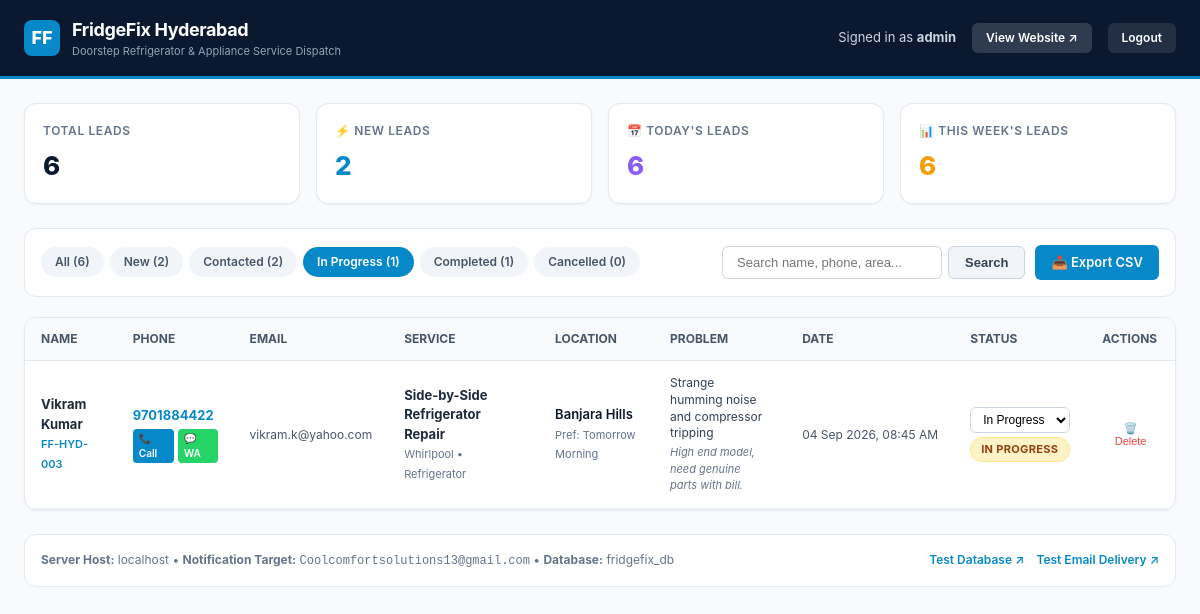
The app's page /admin/index.php?status=In Progress (signed in) with its own data.
### tables this page shows
CREATE TABLE IF NOT EXISTS `leads` (
  `id` varchar(64) NOT NULL,
  `name` varchar(150) NOT NULL,
  `phone` varchar(30) NOT NULL,
  `email` varchar(150) DEFAULT NULL,
  `service` varchar(150) NOT NULL,
  `appliance` varchar(100) DEFAULT 'Refrigerator',
  `brand` varchar(100) DEFAULT NULL,
  `problem` text DEFAULT NULL,
  `location` varchar(150) NOT NULL,
  `preferred_date` varchar(100) DEFAULT NULL,
  `message` text DEFAULT NULL,
  `source_page` varchar(255) DEFAULT '/',
  `ip_address` varchar(64) DEFAULT NULL,
  `user_agent` text DEFAULT NULL,
  `status` enum('New','Contacted','In Progress','Completed','Cancelled') NOT NULL DEFAULT 'New',
  `notes` text DEFAULT NULL,
  `created_at` datetime NOT NULL DEFAULT CURRENT_TIMESTAMP,
  `updated_at` datetime NOT NULL DEFAULT CURRENT_TIMESTAMP ON UPDATE CURRENT_TIMESTAMP,
  PRIMARY KEY (`id`),
  KEY `idx_leads_status` (`status`),
  KEY `idx_leads_created_at` (`created_at`),
  KEY `idx_leads_phone` (`phone`),
  KEY `idx_leads_location` (`location`)
);

### admin/index.php (the view, shortened to what this page needs)
<?php
$pdo = null;
try {
    $pdo = get_db_connection();
} catch (Exception $e) {
    $error = 'Database Connection Error. Please verify api/config.php credentials or run database diagnostic.';
}
$statusFilter = trim($_GET['status'] ?? 'All');
$searchQuery = trim($_GET['search'] ?? '');
$stats = [
    'total'       => 0,
    'new'         => 0,
    'today'       => 0,
    'this_week'   => 0,
    'contacted'   => 0,
    'in_progress' => 0,
    'completed'   => 0,
    'cancelled'   => 0,
];
$leads = [];
if ($pdo) {
    try {
        $statsStmt = $pdo->query('
            SELECT
                COUNT(*) as total,
                SUM(CASE WHEN status = "New" THEN 1 ELSE 0 END) as count_new,
                SUM(CASE WHEN DATE(created_at) = CURDATE() THEN 1 ELSE 0 END) as count_today,
                SUM(CASE WHEN created_at >= DATE_SUB(NOW(), INTERVAL 7 DAY) THEN 1 ELSE 0 END) as count_this_week,
                SUM(CASE WHEN status = "Contacted" THEN 1 ELSE 0 END) as count_contacted,
                SUM(CASE WHEN status = "In Progress" THEN 1 ELSE 0 END) as count_in_progress,
                SUM(CASE WHEN status = "Completed" THEN 1 ELSE 0 END) as count_completed,
                SUM(CASE WHEN status = "Cancelled" THEN 1 ELSE 0 END) as count_cancelled
            FROM leads
        ');
        $statsRow = $statsStmt->fetch();
        if ($statsRow) {
            $stats['total']       = (int)($statsRow['total'] ?? 0);
            $stats['new']         = (int)($statsRow['count_new'] ?? 0);
            $stats['today']       = (int)($statsRow['count_today'] ?? 0);
            $stats['this_week']   = (int)($statsRow['count_this_week'] ?? 0);
            $stats['contacted']   = (int)($statsRow['count_contacted'] ?? 0);
            $stats['in_progress'] = (int)($statsRow['count_in_progress'] ?? 0);
            $stats['completed']   = (int)($statsRow['count_completed'] ?? 0);
            $stats['cancelled']   = (int)($statsRow['count_cancelled'] ?? 0);
        }
        $sql = 'SELECT * FROM leads WHERE 1=1';
        $params = [];
        if ($statusFilter !== 'All') {
            $sql .= ' AND status = :status';
            $params[':status'] = $statusFilter;
        }
        $sql .= ' ORDER BY created_at DESC LIMIT 200';
        $leadsStmt = $pdo->prepare($sql);
        $leadsStmt->execute($params);
        $leads = $leadsStmt->fetchAll();
    } catch (Exception $ex) {
        $error = 'Query Error. Please check database tables.';
    }
}
?>
<!DOCTYPE html>
<html lang="en">
<head>
    <link rel="stylesheet" href="style.css">
</head>
<body>
    <header class="admin-header">
        <div class="brand">
            <div class="brand-logo">FF</div>
            <div>
                <h1>FridgeFix Hyderabad</h1>
                <p>Doorstep Refrigerator &amp; Appliance Service Dispatch</p>
            </div>
        </div>
        <div class="header-actions">
            <span class="user-badge">Signed in as <strong><?= htmlspecialchars($_SESSION['admin_username']) ?></strong></span>
            <a href="/" target="_blank" class="btn-logout" style="background: rgba(255,255,255,0.15);" title="Open Live Website">View Website ↗</a>
            <a href="logout.php" class="btn-logout">Logout</a>
        </div>
    </header>
    <div class="admin-container">
        <div class="stats-grid">
            <div class="stat-card">
                <div class="stat-title">Total Leads</div>
                <div class="stat-value"><?= $stats['total'] ?></div>
            </div>
            <div class="stat-card new">
                <div class="stat-title">⚡ New Leads</div>
                <div class="stat-value"><?= $stats['new'] ?></div>
            </div>
            <div class="stat-card contacted">
                <div class="stat-title">📅 Today's Leads</div>
                <div class="stat-value"><?= $stats['today'] ?></div>
            </div>
            <div class="stat-card in-progress">
                <div class="stat-title">📊 This Week's Leads</div>
                <div class="stat-value"><?= $stats['this_week'] ?></div>
            </div>
        </div>
        <div class="controls-bar">
            <div class="filter-tabs">
                <a href="index.php?status=All<?= !empty($searchQuery) ? '&search=' . urlencode($searchQuery) : '' ?>"
                   class="filter-tab <?= $statusFilter === 'All' ? 'active' : '' ?>">
                   All (<?= $stats['total'] ?>)
                </a>
                <a href="index.php?status=New<?= !empty($searchQuery) ? '&search=' . urlencode($searchQuery) : '' ?>"
                   class="filter-tab <?= $statusFilter === 'New' ? 'active' : '' ?>">
                   New (<?= $stats['new'] ?>)
                </a>
                <a href="index.php?status=Contacted<?= !empty($searchQuery) ? '&search=' . urlencode($searchQuery) : '' ?>"
                   class="filter-tab <?= $statusFilter === 'Contacted' ? 'active' : '' ?>">
                   Contacted (<?= $stats['contacted'] ?>)
                </a>
                <a href="index.php?status=In Progress<?= !empty($searchQuery) ? '&search=' . urlencode($searchQuery) : '' ?>"
                   class="filter-tab <?= $statusFilter === 'In Progress' ? 'active' : '' ?>">
                   In Progress (<?= $stats['in_progress'] ?>)
                </a>
                <a href="index.php?status=Completed<?= !empty($searchQuery) ? '&search=' . urlencode($searchQuery) : '' ?>"
                   class="filter-tab <?= $statusFilter === 'Completed' ? 'active' : '' ?>">
                   Completed (<?= $stats['completed'] ?>)
                </a>
                <a href="index.php?status=Cancelled<?= !empty($searchQuery) ? '&search=' . urlencode($searchQuery) : '' ?>"
                   class="filter-tab <?= $statusFilter === 'Cancelled' ? 'active' : '' ?>">
                   Cancelled (<?= $stats['cancelled'] ?>)
                </a>
            </div>
            <div class="search-export">
                <form method="GET" action="index.php" style="display:flex; gap:6px;">
                    <input type="text" name="search" class="search-input" placeholder="Search name, phone, area..." value="<?= htmlspecialchars($searchQuery) ?>">
                    <button type="submit" class="btn-action btn-secondary">Search</button>
                </form>
                <a href="export-csv.php?status=<?= urlencode($statusFilter) ?>&search=<?= urlencode($searchQuery) ?>" class="btn-action">
                    📥 Export CSV
                </a>
            </div>
        </div>
        <div class="table-card">
            <?php if (empty($leads)): ?>
                <div class="empty-state">
                    <h3>No customer leads found</h3>
                    <p style="margin-top: 6px;">
                        <?= !empty($searchQuery) ? 'No leads matched your search "' . htmlspecialchars($searchQuery) . '".' : 'No enquiries received for the selected filter.' ?>
                    </p>
                </div>
            <?php else: ?>
                <div class="table-responsive">
                    <table class="leads-table">
                        <thead>
                            <tr>
                                <th>Name</th>
                                <th>Phone</th>
                                <th>Email</th>
                                <th>Service</th>
                                <th>Location</th>
                                <th>Problem</th>
                                <th>Date</th>
                                <th>Status</th>
                                <th>Actions</th>
                            </tr>
                        </thead>
                        <tbody>
                            <?php foreach ($leads as $lead): ?>
                                <?php
                                $cleanPhone = preg_replace('/[^0-9]/', '', $lead['phone'] ?? '');
                                $createdTime = !empty($lead['created_at']) ? date('d M Y, h:i A', strtotime($lead['created_at'])) : 'N/A';
                                $badgeClass = 'badge-' . str_replace(' ', '', $lead['status'] ?? 'New');
                                ?>
                                <tr>
                                    <td>
                                        <strong><?= htmlspecialchars($lead['name']) ?></strong><br>
                                        <span style="color:#0788C9; font-size:11px; font-weight:600;"><?= htmlspecialchars($lead['id']) ?></span>
                                    </td>
                                    <td>
                                        <a href="tel:<?= $cleanPhone ?>" style="color:#0788C9; font-weight:700; text-decoration:none; font-size:13px;">
                                            <?= htmlspecialchars($lead['phone']) ?>
                                        </a>
                                        <div style="margin-top:4px; display:flex; gap:4px;">
                                            <a href="tel:<?= $cleanPhone ?>" class="btn-call" style="font-size:10px; padding:2px 6px;">📞 Call</a>
                                            <a href="https://wa.me/91<?= $cleanPhone ?>?text=Hello%20<?= urlencode($lead['name']) ?>%2C%20this%20is%20FridgeFix%20Hyderabad%20regarding%20your%20service%20booking%20(<?= urlencode($lead['id']) ?>)." target="_blank" class="btn-wa" style="font-size:10px; padding:2px 6px;">💬 WA</a>
                                        </div>
                                    </td>
                                    <td>
                                        <?php if (!empty($lead['email'])): ?>
                                            <a href="mailto:<?= htmlspecialchars($lead['email']) ?>" style="color:#475569; text-decoration:none; font-size:12px;">
                                                <?= htmlspecialchars($lead['email']) ?>
                                            </a>
                                        <?php else: ?>
                                            <span style="color:#94a3b8; font-size:12px;">—</span>
                                        <?php endif; ?>
                                    </td>
                                    <td>
                                        <strong><?= htmlspecialchars($lead['service']) ?></strong><br>
                                        <span style="font-size:11px; color:#64748b;">
                                            <?= htmlspecialchars($lead['brand'] ?? 'Any Brand') ?> • <?= htmlspecialchars($lead['appliance'] ?? 'Refrigerator') ?>
                                        </span>
                                    </td>
                                    <td>
                                        <span style="color:#0f172a; font-weight:600;"><?= htmlspecialchars($lead['location']) ?></span>
                                        <?php if (!empty($lead['preferred_date'])): ?>
                                            <br><span style="font-size:11px; color:#64748b;">Pref: <?= htmlspecialchars($lead['preferred_date']) ?></span>
                                        <?php endif; ?>
                                    </td>
                                    <td style="max-width:200px;">
                                        <div style="font-size:12px; color:#334155; line-height:1.4;">
                                            <?= htmlspecialchars($lead['problem'] ?? 'Standard Inspection') ?>
                                        </div>
                                        <?php if (!empty($lead['message'])): ?>
                                            <div style="font-size:11px; color:#64748b; margin-top:2px; font-style:italic;">
                                                <?= htmlspecialchars($lead['message']) ?>
                                            </div>
                                        <?php endif; ?>
                                    </td>
                                    <td>
                                        <span style="color:#475569; font-size:12px; white-space:nowrap;"><?= $createdTime ?></span>
                                    </td>
                                    <td>
                                        <form method="POST" action="index.php" style="display:flex; flex-direction:column; gap:4px;">
                                            <select name="status" class="status-select" onchange="this.form.submit()">
                                                <option value="In Progress" <?= $lead['status'] === 'In Progress' ? 'selected' : '' ?>>In Progress</option>
                                            </select>
                                            <span class="badge <?= $badgeClass ?>"><?= htmlspecialchars($lead['status']) ?></span>
                                        </form>
                                    </td>
                                    <td>
                                        <form method="POST" action="index.php" onsubmit="return confirm('Are you sure you want to delete lead <?= htmlspecialchars($lead['id']) ?>?');">
                                            <button type="submit" style="background:none; border:none; color:#ef4444; font-size:11px; cursor:pointer; padding:4px 6px; border-radius:4px;" title="Delete Lead">
                                                🗑️ Delete
                                            </button>
                                        </form>
                                    </td>
                                </tr>
                            <?php endforeach; ?>
                        </tbody>
                    </table>
                </div>
            <?php endif; ?>
        </div>
        <div style="margin-top:24px; padding:16px; background:#fff; border-radius:12px; border:1px solid #e2e8f0; display:flex; flex-wrap:wrap; justify-content:space-between; align-items:center; gap:12px; font-size:12px; color:#64748b;">
            <div>
                <strong>Server Host:</strong> <?= htmlspecialchars($_SERVER['HTTP_HOST'] ?? 'localhost') ?> &bull;
                <strong>Notification Target:</strong> <code><?= htmlspecialchars(LEAD_RECIPIENT_EMAIL) ?></code> &bull;
                <strong>Database:</strong> <?= htmlspecialchars(DB_NAME) ?>
            </div>
            <div style="display:flex; gap:12px;">
                <a href="/api/test-db.php" target="_blank" style="color:#0788C9; text-decoration:none; font-weight:600;">Test Database ↗</a>
                <a href="/api/test-email.php" target="_blank" style="color:#0788C9; text-decoration:none; font-weight:600;">Test Email Delivery ↗</a>
            </div>
        </div>
    </div>
</body>
</html>

### records on screen
leads: name "Vikram Kumar", id "FF-HYD-003", phone "9701884422", email "vikram.k@yahoo.com", service "Side-by-Side Refrigerator Repair", brand "Whirlpool", appliance "Refrigerator", location "Banjara Hills", preferred_date "Tomorrow Morning", problem "Strange humming noise and compressor tripping", message "High end model, need genuine parts with bill.", created_at "04 Sep 2026, 08:45 AM", status "In Progress", status "IN PROGRESS"

### other values on screen
$_SESSION['admin_username'] "admin"
$stats['total'] "6"
$stats['new'] "2"
$stats['today'] "6"
$stats['this_week'] "6"
$stats['contacted'] "2"
$stats['in_progress'] "1"
$stats['completed'] "1"
$stats['cancelled'] "0"
$_SERVER['HTTP_HOST'] "localhost"
LEAD_RECIPIENT_EMAIL "Coolcomfortsolutions13@gmail.com"
DB_NAME "fridgefix_db"
